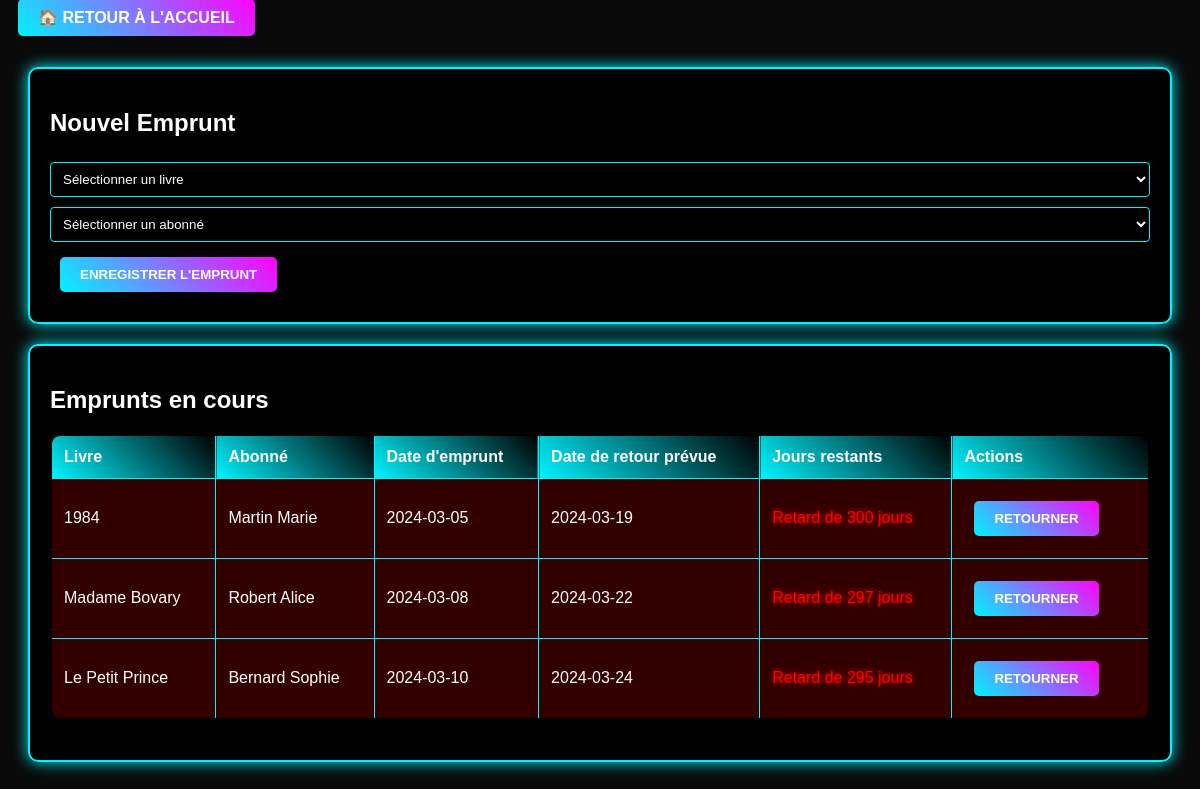
The app's page /emprunts.php, older data.
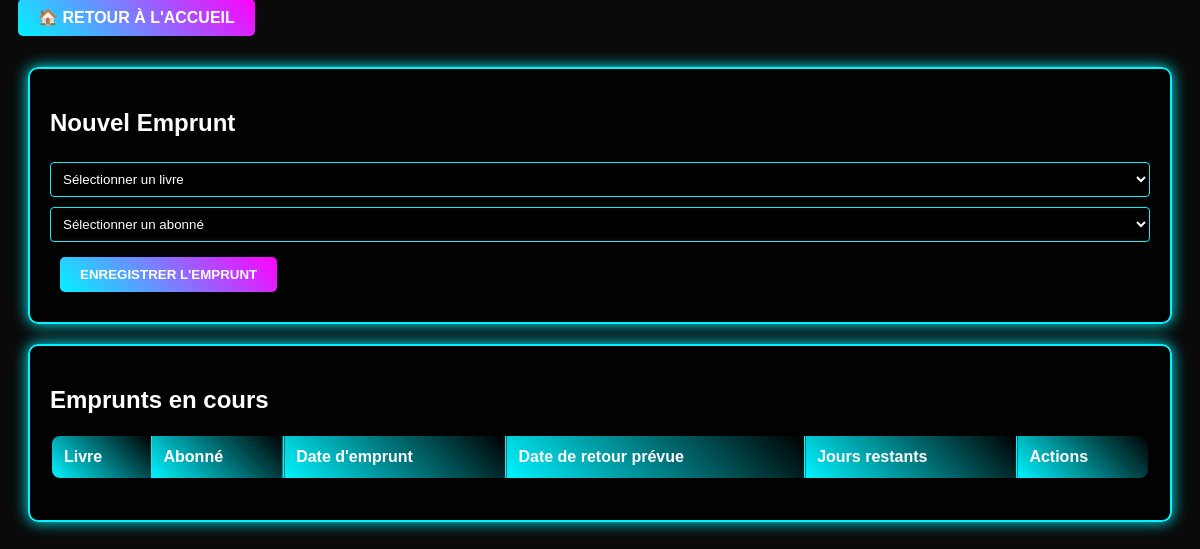
The same page, newer data.
### tables this page shows
CREATE TABLE IF NOT EXISTS emprunts (
    id INT PRIMARY KEY AUTO_INCREMENT,
    id_livre INT,
    id_abonne INT,
    date_emprunt DATE NOT NULL,
    date_retour_prevue DATE NOT NULL,
    date_retour DATE,
    FOREIGN KEY (id_livre) REFERENCES livres(id) ON DELETE CASCADE,
    FOREIGN KEY (id_abonne) REFERENCES abonnes(id) ON DELETE CASCADE
);

CREATE TABLE IF NOT EXISTS livres (
    id INT PRIMARY KEY AUTO_INCREMENT,
    titre VARCHAR(200) NOT NULL,
    auteur VARCHAR(100) NOT NULL,
    isbn VARCHAR(13) UNIQUE,
    categorie VARCHAR(50) NOT NULL,
    disponible BOOLEAN DEFAULT true
);

### emprunts.php (the view, shortened to what this page needs)
<?php
require_once 'includes/db.php';
$query = "SELECT e.*,
          l.titre as livre_titre,
          CONCAT(a.nom, ' ', a.prenom) as abonne_nom,
          DATEDIFF(e.date_retour_prevue, CURRENT_DATE) as jours_restants
          FROM emprunts e
          JOIN livres l ON e.id_livre = l.id
          JOIN abonnes a ON e.id_abonne = a.id
          WHERE e.date_retour IS NULL
          ORDER BY e.date_retour_prevue ASC";
$emprunts = $pdo->query($query)->fetchAll();
?>
<!DOCTYPE html>
<html lang="fr">
<head>
    <link rel="stylesheet" href="styles/cyberpunk.css">
</head>
<body>
    <a href="index.php" class="cyber-button"> 🏠 Retour à l'accueil</a>
    <div class="container">
        <div class="cyber-card">
            <h2>Nouvel Emprunt</h2>
            <form method="POST" class="cyber-form">
                <div class="form-group">
                    <select name="id_livre" class="cyber-input" required>
                        <option value="">Sélectionner un livre</option>
                    </select>
                </div>
                <div class="form-group">
                    <select name="id_abonne" class="cyber-input" required>
                        <option value="">Sélectionner un abonné</option>
                    </select>
                </div>
                <button type="submit" name="ajouter_emprunt" class="cyber-btn">Enregistrer l'emprunt</button>
            </form>
        </div>
        <div class="cyber-card">
            <h2>Emprunts en cours</h2>
            <table class="cyber-table">
                <thead>
                    <tr>
                        <th>Livre</th>
                        <th>Abonné</th>
                        <th>Date d'emprunt</th>
                        <th>Date de retour prévue</th>
                        <th>Jours restants</th>
                        <th>Actions</th>
                    </tr>
                </thead>
                <tbody>
                    <?php foreach($emprunts as $emprunt): ?>
                        <tr class="<?= $emprunt['jours_restants'] < 0 ? 'retard' : '' ?>">
                            <td><?= htmlspecialchars($emprunt['livre_titre']) ?></td>
                            <td><?= htmlspecialchars($emprunt['abonne_nom']) ?></td>
                            <td><?= htmlspecialchars($emprunt['date_emprunt']) ?></td>
                            <td><?= htmlspecialchars($emprunt['date_retour_prevue']) ?></td>
                            <td>
                                <?php if($emprunt['jours_restants'] < 0): ?>
                                    <span class="retard-badge">
                                        Retard de <?= abs($emprunt['jours_restants']) ?> jours
                                    </span>
                                <?php else: ?>
                                    <?= $emprunt['jours_restants'] ?> jours
                                <?php endif; ?>
                            </td>
                            <td>
                                <form method="POST" style="display: inline;">
                                    <button type="submit" name="retourner_livre" class="cyber-btn">
                                        Retourner
                                    </button>
                                </form>
                            </td>
                        </tr>
                    <?php endforeach; ?>
                </tbody>
            </table>
        </div>
    </div>
</body>
</html>

### styles/cyberpunk.css (style rules this page uses)
:root { --neon-blue: #00f3ff; --neon-pink: #ff00ff; --dark-bg: #0a0a0a; --cyber-yellow: #f0db4f; }
body { background-color: var(--dark-bg); color: #fff; font-family: 'Rajdhani', sans-serif; }
.cyber-button { background: linear-gradient(45deg, var(--neon-blue), var(--neon-pink)); border: none; color: white; padding: 10px 20px; border-radius: 5px; text-transform: uppercase; font-weight: bold; cursor: pointer; transition: all 0.3s ease; margin: 10px; text-decoration: none; }
table { background: rgba(0, 0, 0, 0.8); border: 2px solid var(--neon-blue); border-collapse: collapse; width: 100%; margin: 20px 0; border-radius: 10px; overflow: hidden; }
th, td { border: 1px solid var(--neon-blue); padding: 12px; text-align: left; }
th { background: linear-gradient(45deg, var(--neon-blue), transparent); color: white; }
input[type="text"], input[type="number"], input[type="date"], select { background: rgba(0, 0, 0, 0.6); border: 1px solid var(--neon-blue); color: white; padding: 8px; margin: 5px 0; border-radius: 4px; width: 100%; transition: border-color 0.3s; }
.cyber-btn { background-color: green; color: white; padding: 14px; }
.cyber-card { background: rgba(0, 0, 0, 0.8); border: 2px solid var(--neon-blue); border-radius: 10px; padding: 20px; margin: 20px 0; box-shadow: 0 0 15px var(--neon-blue); transition: transform 0.3s; }
.cyber-btn, .cyber-button { background: linear-gradient(45deg, var(--neon-blue), var(--neon-pink)); border: none; color: white; padding: 10px 20px; border-radius: 5px; text-transform: uppercase; font-weight: bold; cursor: pointer; transition: all 0.3s ease; margin: 10px; }
.container { max-width: 1200px; margin: 0 auto; padding: 20px; }
input[type="text"], input[type="number"], select { background: rgba(0, 0, 0, 0.6); border: 1px solid var(--neon-blue); color: white; padding: 8px; margin: 5px 0; border-radius: 4px; width: 100%; transition: border-color 0.3s; }
.cyber-btn, .cyber-btn2 { transition: transform 0.3s; }
.cyber-card { animation: fadeIn 0.5s; }

### emprunts.php (style rules this page uses)
.retard { background: rgba(255, 0, 0, 0.2) !important; }
.retard-badge { color: #ff0000; text-shadow: 0 0 5px #ff0000; }

Row changes from the older to the newer data that the page shows:
removed emprunts: id_livre.titre "1984", abonne_nom "Martin Marie", date_emprunt "2024-03-05", date_retour_prevue "2024-03-19", jours_restants "300"
removed emprunts: id_livre.titre "Madame Bovary", abonne_nom "Robert Alice", date_emprunt "2024-03-08", date_retour_prevue "2024-03-22", jours_restants "297"
removed emprunts: id_livre.titre "Le Petit Prince", abonne_nom "Bernard Sophie", date_emprunt "2024-03-10", date_retour_prevue "2024-03-24", jours_restants "295"
